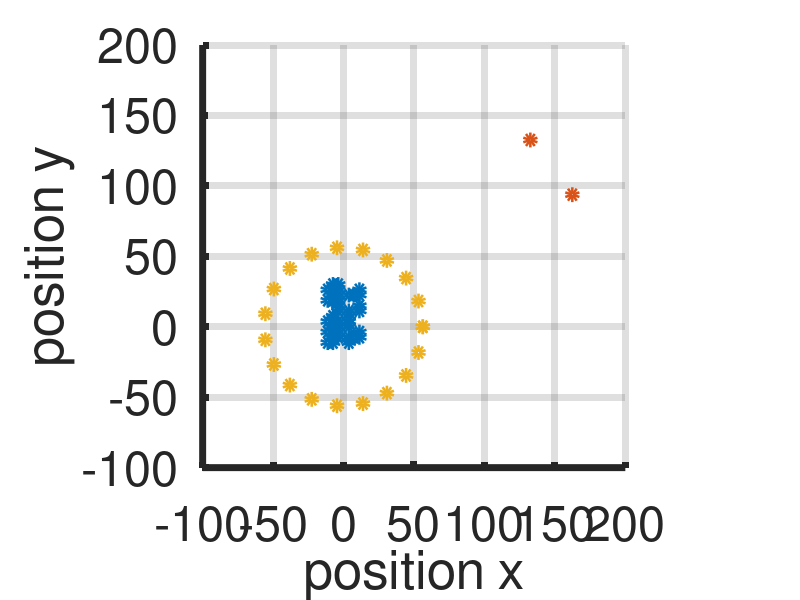

The MATLAB source for this figure:
clc
clear all

%%
lambda = 7.5; 
k = (2.*pi)./lambda; 
for i=1:80
    if rand<0.5
        xm(i,:) = (mod(i,7)-3)*1;
        ym(i,:) = (ceil(i/7)-4)*1;
    end
end
ind = find(xm);
xm = xm(ind);
ym = ym(ind);
xm = xm*lambda/2;
ym = ym*lambda/2;
s = 20;
f = [5;1;2*ones(s,1)]/10;
rho = [50*lambda/2*ones(2,1);15*lambda/2*ones(s,1)];
theta = [pi./6;pi./4];
theta_sec = linspace(0,2.*pi,s);
theta = [theta;theta_sec'];
N_a = length(xm);
N_s = length(rho);
mu = 2;

%%
d = zeros(N_a,N_s);
zeta = zeros(N_a,N_s);
for m=1:N_a
    for i=1:N_s
        d(m,i) = norm([xm(m,:);ym(m,:)]-rho(i,:).*[cos(theta(i,:));sin(theta(i,:))]);
        zeta(m,i) = k*(xm(m,:)*cos(theta(i,:)) + ym(m,:)*sin(theta(i,:)) + d(m,i));
    end
end

%%
scatter(xm,ym,'LineWidth',5)
hold on
grid on
set(gca, 'LineWidth', 5, 'FontSize', 35)
scatter(rho(1:2).*cos(theta(1:2)),rho(1:2).*sin(theta(1:2)),'LineWidth',5)
scatter(rho(3:end).*cos(theta(3:end)),rho(3:end).*sin(theta(3:end)),'LineWidth',5)
xlabel('position x')
ylabel('position y')
axis('square')
ylim([-100 200])